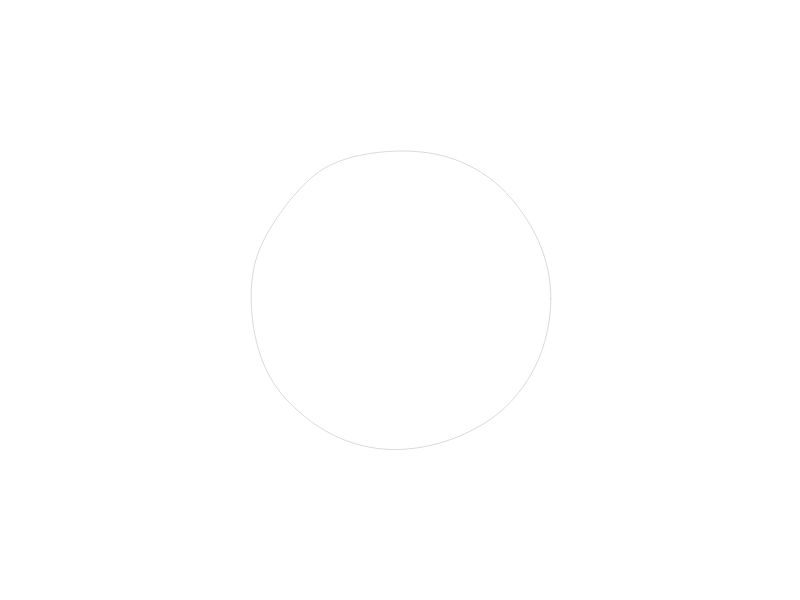
Frame 1 (no input)
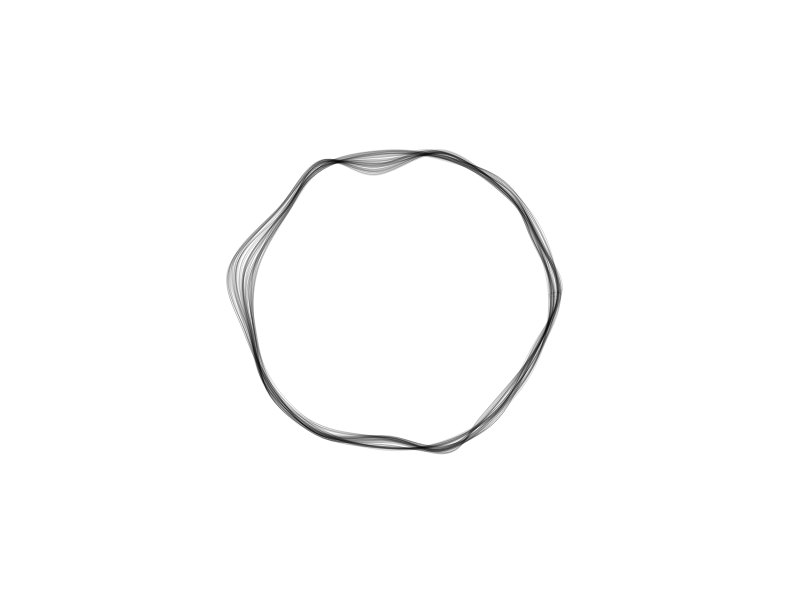
Frame 60 (no input)
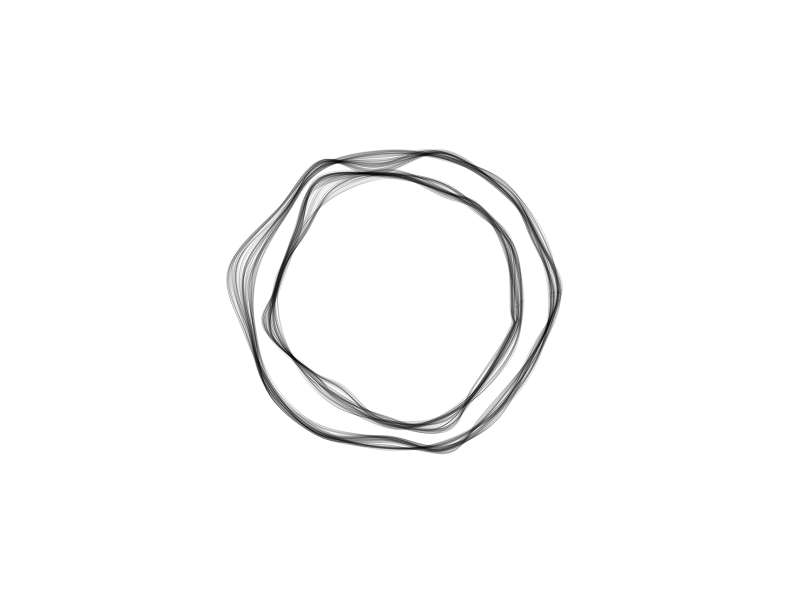
Frame 120 (the mouse pressed at the canvas centre since frame 60)

The p5.js sketch that drew these frames (run headless with seeded random() and noise() and a simulated clock; from frame 60 on, the mouse is pressed at the canvas centre):

// p5.js sketch
// ── sketch.js
//port of  P_2_2_3_01.pde from generative design

// Generative Gestaltung, ISBN: 978-3-87439-759-9
// First Edition, Hermann Schmidt, Mainz, 2009
// Hartmut Bohnacker, Benedikt Gross, Julia Laub, Claudius Lazzeroni
// Copyright 2009 Hartmut Bohnacker, Benedikt Gross, Julia Laub, Claudius Lazzeroni
//
// http://www.generative-gestaltung.de
//
// Licensed under the Apache License, Version 2.0 (the "License");
// you may not use this file except in compliance with the License.
// You may obtain a copy of the License at http://www.apache.org/licenses/LICENSE-2.0
// Unless required by applicable law or agreed to in writing, software
// distributed under the License is distributed on an "AS IS" BASIS,
// WITHOUT WARRANTIES OR CONDITIONS OF ANY KIND, either express or implied.
// See the License for the specific language governing permissions and
// limitations under the License.

/**
 * form mophing process by connected random agents
 *
 * MOUSE
 * click               : start a new circe
 * position x/y        : direction of floating
 *
 * KEYS
 * 1-2                 : fill styles
 * f                   : freeze. loop on/off
 * Delete/Backspace    : clear display
 */

var formResolution = 15;
var stepSize = 2;
var distortionFactor = 1;
var initRadius = 150;
var centerX, centerY;
var x = [];
var y = [];

var filled = false;
var freeze = false;


function setup(){
  createCanvas(displayWidth, displayHeight);
  smooth();

  // init form
  centerX = width/2;
  centerY = height/2;
  var angle = radians(360.0/formResolution);
  for (var i=0; i<formResolution; i++){
    x[i] = cos(angle*i) * initRadius;
    y[i] = sin(angle*i) * initRadius;
  }

  stroke(0, 50);
  background(255);
}


function draw(){
  // floating towards mouse position
  if (mouseX != 0 || mouseY != 0) {
    centerX += (mouseX-centerX) * 0.01;
    centerY += (mouseY-centerY) * 0.01;
  }

  // calculate new points
  for (var i=0; i<formResolution; i++){
    x[i] += random(-stepSize,stepSize);
    y[i] += random(-stepSize,stepSize);
    // ellipse(x[i], y[i], 5, 5);
  }

  strokeWeight(0.75);
  if (filled) {
    fill(random(255));
  }  else {
    noFill();
  }

  beginShape();
  // start controlpoint
  curveVertex(x[formResolution-1]+centerX, y[formResolution-1]+centerY);

  // only these points are drawn
  for (var i=0; i<formResolution; i++){
    curveVertex(x[i]+centerX, y[i]+centerY);
  }
  curveVertex(x[0]+centerX, y[0]+centerY);

  // end controlpoint
  curveVertex(x[1]+centerX, y[1]+centerY);
  endShape();
}


// events
function mousePressed() {
  //init form on mouse position
  centerX = mouseX;
  centerY = mouseY;
  var angle = radians(360.0/formResolution);
  var radius = initRadius * random(0.5,1.0);
  for (var i=0; i<formResolution; i++){
    x[i] = cos(angle*i) * radius;
    y[i] = sin(angle*i) * radius;
  }
}


function keyReleased() {
  if (key == 's' || key == 'S') saveFrame(timestamp()+"_##.png");
  if (key == DELETE || key == BACKSPACE) background(255);

  if (key == '1') filled = false;
  if (key == '2') filled = true;

  // ------ pdf export ------
  // press 'r' to start pdf recording and 'e' to stop it
  // ONLY by pressing 'e' the pdf is saved to disk!
  if (key =='r' || key =='R') {
    if (recordPDF == false) {
      beginRecord(PDF, timestamp()+".pdf");
      println("recording started");
      recordPDF = true;
      stroke(0, 50);
    }
  }
  else if (key == 'e' || key =='E') {
    if (recordPDF) {
      println("recording stopped");
      endRecord();
      recordPDF = false;
      background(255);
    }
  }

  // switch draw loop on/off
  if (key == 'f' || key == 'F') freeze = !freeze;
  if (freeze == true) noLoop();
  else loop();
}
